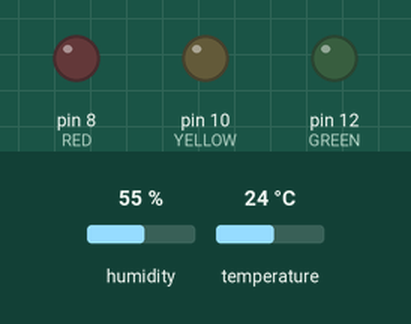
This sketch was run on a simulated Arduino Uno, built with avr-gcc and run on an emulated ATmega328P. Parts: output pins drawn as LEDs (lit = HIGH). Wiring (inferred from the names in the program): DHT11 sensor: data pin 2. The test bench sets the inputs (shaded band); at power-on: temperature 24 °C, humidity 55 %.

Above: at 3.7 s.
3.8 s: temperature set to 24.6 °C
7.2 s: temperature set to 25.8 °C
At 9.3 s:
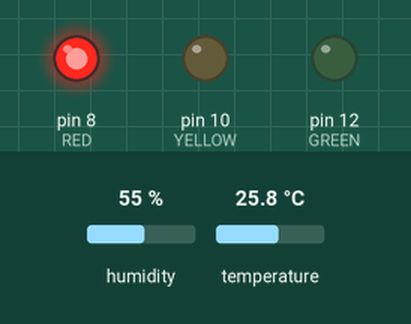
10.4 s: temperature set to 23 °C
At 11.3 s:
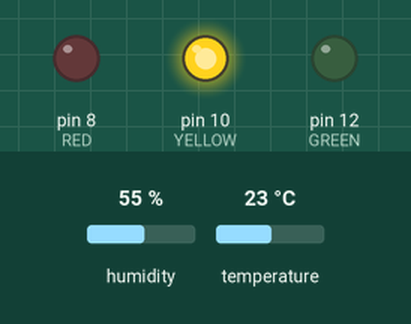
13.6 s: temperature set to 22.1 °C
At 16.4 s:
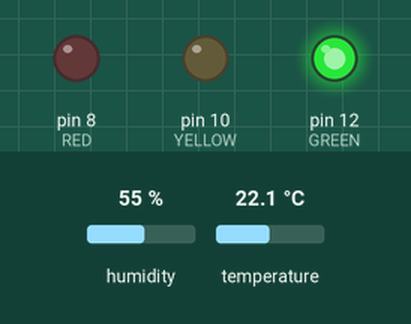
16.8 s: temperature set to 28 °C
At 18.4 s:
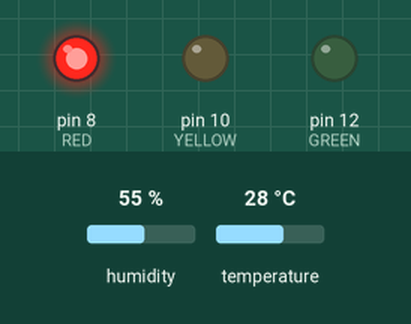
Timing chart, 0 to 19.9 s (numbered marks = the images above; inputs shaded):
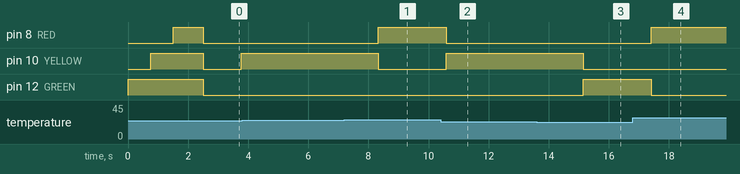

The sketch:

tlitdh.ino
```cpp
/*
 * The Library is Too Dang Hot
 * A project for #brocklibmakes
 *
 *
 * Originally developed by Tim Ribaric @elibtronic
 *
 * This build will create a tempurature indicator and turns an LED
 * - Green if temp in C is 22 or lower
 * - Yellow if temp is between 23
 *
 *
 *
 * for more Make fun check out:
 * http://make.library.brocku.ca
 *
 */


// These lines initialize the temp sensor
// be sure the two DHT.* files are in the same
// directory as your source code
// these drivers graciously cribbed from AdaFruit:
// https://github.com/adafruit/DHT-sensor-library

#include "DHT.h"
#define DHTPIN 2        //We'll attach sensor to digital pin 2
#define DHTTYPE DHT11   //The side of the sensor has the model number stamped on it
DHT dht(DHTPIN,DHTTYPE);
#define CHECK_DELAY 1000  //This is the amount of time we want in-between checks of the sensor

// These lines setup what digital pins we'll use for the different colour LEDS
// Experiment with making these different (or adding more even)
#define RED 8           //Red LED on digital pin 8
#define YELLOW 10       //Yellow LED on digital pin 10
#define GREEN 12        //Green LED on digital pin 12


//This function is only run once when the Arduino powers up
//it sets up the LEDS and does the 'cool boot-up animation'
void setup() {

  //When we use pins to power LEDs we set them to OUTPUTs
  pinMode(RED, OUTPUT);
  pinMode(YELLOW, OUTPUT);
  pinMode(GREEN, OUTPUT);

  //'Cool boot-up animation'
  cycle_lights();

  //Start the temp sensor
  dht.begin();

}

//This is only run once when the Arduino boots up
//try exerimenting with different combinations to get an
//even 'cooler' boot-up animation
void cycle_lights(){

  digitalWrite(GREEN, HIGH);
  delay(750);
  digitalWrite(YELLOW, HIGH);
  delay(750);
  digitalWrite(RED, HIGH);
  delay(1000);
  digitalWrite(RED, LOW);
  digitalWrite(YELLOW, LOW);
  digitalWrite(GREEN, LOW);


}


void loop() {

  delay(CHECK_DELAY);
  float t = dht.readTemperature();

  if (t >= 25){ //Really hot, turns red
    digitalWrite(RED,HIGH);
    digitalWrite(YELLOW, LOW);
    digitalWrite(GREEN, LOW);
  }
  if (t <= 24 && t >= 23){ //Medium hot, just a tad uncomfortable so proceed with caution
    digitalWrite(YELLOW,HIGH);
    digitalWrite(RED, LOW);
    digitalWrite(GREEN, LOW);
  }
  if (t <= 22){ //Cool as a cucumber, so green like one too
    digitalWrite(GREEN,HIGH);
    digitalWrite(RED, LOW);
    digitalWrite(YELLOW, LOW);
  }


}
```

DHT.cpp
```cpp
// (licence header left out)
#include "DHT.h"

#define MIN_INTERVAL 2000

DHT::DHT(uint8_t pin, uint8_t type, uint8_t count) {
  _pin = pin;
  _type = type;
  #ifdef __AVR
    _bit = digitalPinToBitMask(pin);
    _port = digitalPinToPort(pin);
  #endif
  _maxcycles = microsecondsToClockCycles(1000);  // 1 millisecond timeout for
                                                 // reading pulses from DHT sensor.
  // Note that count is now ignored as the DHT reading algorithm adjusts itself
  // basd on the speed of the processor.
}

void DHT::begin(void) {
  // set up the pins!
  pinMode(_pin, INPUT_PULLUP);
  // Using this value makes sure that millis() - lastreadtime will be
  // >= MIN_INTERVAL right away. Note that this assignment wraps around,
  // but so will the subtraction.
  _lastreadtime = -MIN_INTERVAL;
  DEBUG_PRINT("Max clock cycles: "); DEBUG_PRINTLN(_maxcycles, DEC);
}

//boolean S == Scale.  True == Fahrenheit; False == Celcius
float DHT::readTemperature(bool S, bool force) {
  float f = NAN;

  if (read(force)) {
    switch (_type) {
    case DHT11:
      f = data[2];
      if(S) {
        f = convertCtoF(f);
      }
      break;
    case DHT22:
    case DHT21:
      f = data[2] & 0x7F;
      f *= 256;
      f += data[3];
      f *= 0.1;
      if (data[2] & 0x80) {
        f *= -1;
      }
      if(S) {
        f = convertCtoF(f);
      }
      break;
    }
  }
  return f;
}

float DHT::convertCtoF(float c) {
  return c * 1.8 + 32;
}

float DHT::convertFtoC(float f) {
  return (f - 32) * 0.55555;
}

float DHT::readHumidity(bool force) {
  float f = NAN;
  if (read()) {
    switch (_type) {
    case DHT11:
      f = data[0];
      break;
    case DHT22:
    case DHT21:
      f = data[0];
      f *= 256;
      f += data[1];
      f *= 0.1;
      break;
    }
  }
  return f;
}

//boolean isFahrenheit: True == Fahrenheit; False == Celcius
float DHT::computeHeatIndex(float temperature, float percentHumidity, bool isFahrenheit) {
  // Using both Rothfusz and Steadman's equations
  // http://www.wpc.ncep.noaa.gov/html/heatindex_equation.shtml
  float hi;

  if (!isFahrenheit)
    temperature = convertCtoF(temperature);

  hi = 0.5 * (temperature + 61.0 + ((temperature - 68.0) * 1.2) + (percentHumidity * 0.094));

  if (hi > 79) {
    hi = -42.379 +
             2.04901523 * temperature +
            10.14333127 * percentHumidity +
            -0.22475541 * temperature*percentHumidity +
            -0.00683783 * pow(temperature, 2) +
            -0.05481717 * pow(percentHumidity, 2) +
             0.00122874 * pow(temperature, 2) * percentHumidity +
             0.00085282 * temperature*pow(percentHumidity, 2) +
            -0.00000199 * pow(temperature, 2) * pow(percentHumidity, 2);

    if((percentHumidity < 13) && (temperature >= 80.0) && (temperature <= 112.0))
      hi -= ((13.0 - percentHumidity) * 0.25) * sqrt((17.0 - abs(temperature - 95.0)) * 0.05882);

    else if((percentHumidity > 85.0) && (temperature >= 80.0) && (temperature <= 87.0))
      hi += ((percentHumidity - 85.0) * 0.1) * ((87.0 - temperature) * 0.2);
  }

  return isFahrenheit ? hi : convertFtoC(hi);
}

boolean DHT::read(bool force) {
  // Check if sensor was read less than two seconds ago and return early
  // to use last reading.
  uint32_t currenttime = millis();
  if (!force && ((currenttime - _lastreadtime) < 2000)) {
    return _lastresult; // return last correct measurement
  }
  _lastreadtime = currenttime;

  // Reset 40 bits of received data to zero.
  data[0] = data[1] = data[2] = data[3] = data[4] = 0;

  // Send start signal.  See DHT datasheet for full signal diagram:
  //   http://www.adafruit.com/datasheets/Digital%20humidity%20and%20temperature%20sensor%20AM2302.pdf

  // Go into high impedence state to let pull-up raise data line level and
  // start the reading process.
  digitalWrite(_pin, HIGH);
  delay(250);

  // First set data line low for 20 milliseconds.
  pinMode(_pin, OUTPUT);
  digitalWrite(_pin, LOW);
  delay(20);

  uint32_t cycles[80];
  {
    // Turn off interrupts temporarily because the next sections are timing critical
    // and we don't want any interruptions.
    InterruptLock lock;

    // End the start signal by setting data line high for 40 microseconds.
    digitalWrite(_pin, HIGH);
    delayMicroseconds(40);

    // Now start reading the data line to get the value from the DHT sensor.
    pinMode(_pin, INPUT_PULLUP);
    delayMicroseconds(10);  // Delay a bit to let sensor pull data line low.

    // First expect a low signal for ~80 microseconds followed by a high signal
    // for ~80 microseconds again.
    if (expectPulse(LOW) == 0) {
      DEBUG_PRINTLN(F("Timeout waiting for start signal low pulse."));
      _lastresult = false;
      return _lastresult;
    }
    if (expectPulse(HIGH) == 0) {
      DEBUG_PRINTLN(F("Timeout waiting for start signal high pulse."));
      _lastresult = false;
      return _lastresult;
    }

    // Now read the 40 bits sent by the sensor.  Each bit is sent as a 50
    // microsecond low pulse followed by a variable length high pulse.  If the
    // high pulse is ~28 microseconds then it's a 0 and if it's ~70 microseconds
    // then it's a 1.  We measure the cycle count of the initial 50us low pulse
    // and use that to compare to the cycle count of the high pulse to determine
    // if the bit is a 0 (high state cycle count < low state cycle count), or a
    // 1 (high state cycle count > low state cycle count). Note that for speed all
    // the pulses are read into a array and then examined in a later step.
    for (int i=0; i<80; i+=2) {
      cycles[i]   = expectPulse(LOW);
      cycles[i+1] = expectPulse(HIGH);
    }
  } // Timing critical code is now complete.

  // Inspect pulses and determine which ones are 0 (high state cycle count < low
  // state cycle count), or 1 (high state cycle count > low state cycle count).
  for (int i=0; i<40; ++i) {
    uint32_t lowCycles  = cycles[2*i];
    uint32_t highCycles = cycles[2*i+1];
    if ((lowCycles == 0) || (highCycles == 0)) {
      DEBUG_PRINTLN(F("Timeout waiting for pulse."));
      _lastresult = false;
      return _lastresult;
    }
    data[i/8] <<= 1;
    // Now compare the low and high cycle times to see if the bit is a 0 or 1.
    if (highCycles > lowCycles) {
      // High cycles are greater than 50us low cycle count, must be a 1.
      data[i/8] |= 1;
    }
    // Else high cycles are less than (or equal to, a weird case) the 50us low
    // cycle count so this must be a zero.  Nothing needs to be changed in the
    // stored data.
  }

  DEBUG_PRINTLN(F("Received:"));
  DEBUG_PRINT(data[0], HEX); DEBUG_PRINT(F(", "));
  DEBUG_PRINT(data[1], HEX); DEBUG_PRINT(F(", "));
  DEBUG_PRINT(data[2], HEX); DEBUG_PRINT(F(", "));
  DEBUG_PRINT(data[3], HEX); DEBUG_PRINT(F(", "));
  DEBUG_PRINT(data[4], HEX); DEBUG_PRINT(F(" =? "));
  DEBUG_PRINTLN((data[0] + data[1] + data[2] + data[3]) & 0xFF, HEX);

  // Check we read 40 bits and that the checksum matches.
  if (data[4] == ((data[0] + data[1] + data[2] + data[3]) & 0xFF)) {
    _lastresult = true;
    return _lastresult;
  }
  else {
    DEBUG_PRINTLN(F("Checksum failure!"));
    _lastresult = false;
    return _lastresult;
  }
}

// Expect the signal line to be at the specified level for a period of time and
// return a count of loop cycles spent at that level (this cycle count can be
// used to compare the relative time of two pulses).  If more than a millisecond
// ellapses without the level changing then the call fails with a 0 response.
// This is adapted from Arduino's pulseInLong function (which is only available
// in the very latest IDE versions):
//   https://github.com/arduino/Arduino/blob/master/hardware/arduino/avr/cores/arduino/wiring_pulse.c
uint32_t DHT::expectPulse(bool level) {
  uint32_t count = 0;
  // On AVR platforms use direct GPIO port access as it's much faster and better
  // for catching pulses that are 10's of microseconds in length:
  #ifdef __AVR
    uint8_t portState = level ? _bit : 0;
    while ((*portInputRegister(_port) & _bit) == portState) {
      if (count++ >= _maxcycles) {
        return 0; // Exceeded timeout, fail.
      }
    }
  // Otherwise fall back to using digitalRead (this seems to be necessary on ESP8266
  // right now, perhaps bugs in direct port access functions?).
  #else
    while (digitalRead(_pin) == level) {
      if (count++ >= _maxcycles) {
        return 0; // Exceeded timeout, fail.
      }
    }
  #endif

  return count;
}
```

DHT.h
```cpp
// (licence header left out)
#ifndef DHT_H
#define DHT_H

#if ARDUINO >= 100
 #include "Arduino.h"
#else
 #include "WProgram.h"
#endif


// Uncomment to enable printing out nice debug messages.
//#define DHT_DEBUG

// Define where debug output will be printed.
#define DEBUG_PRINTER Serial

// Setup debug printing macros.
#ifdef DHT_DEBUG
  #define DEBUG_PRINT(...) { DEBUG_PRINTER.print(__VA_ARGS__); }
  #define DEBUG_PRINTLN(...) { DEBUG_PRINTER.println(__VA_ARGS__); }
#else
  #define DEBUG_PRINT(...) {}
  #define DEBUG_PRINTLN(...) {}
#endif

// Define types of sensors.
#define DHT11 11
#define DHT22 22
#define DHT21 21
#define AM2301 21


class DHT {
  public:
   DHT(uint8_t pin, uint8_t type, uint8_t count=6);
   void begin(void);
   float readTemperature(bool S=false, bool force=false);
   float convertCtoF(float);
   float convertFtoC(float);
   float computeHeatIndex(float temperature, float percentHumidity, bool isFahrenheit=true);
   float readHumidity(bool force=false);
   boolean read(bool force=false);

 private:
  uint8_t data[5];
  uint8_t _pin, _type;
  #ifdef __AVR
    // Use direct GPIO access on an 8-bit AVR so keep track of the port and bitmask
    // for the digital pin connected to the DHT.  Other platforms will use digitalRead.
    uint8_t _bit, _port;
  #endif
  uint32_t _lastreadtime, _maxcycles;
  bool _lastresult;

  uint32_t expectPulse(bool level);

};

class InterruptLock {
  public:
   InterruptLock() {
    noInterrupts();
   }
   ~InterruptLock() {
    interrupts();
   }

};

#endif
```

Measured:
- the behaviour switches between 24.9 and 25 °C on temperature (found by bisection; images 0 and 1)
- the behaviour switches between 23 and 22.9 °C on temperature (found by bisection; images 2 and 3)
- after the input at 3.8 s, every drawn part: stays the same
- after the input at 7.2 s, pin 8 (RED): LOW → HIGH after 1.1 s; pin 10 (YELLOW): HIGH → LOW after 1.1 s
- after the input at 10.4 s, pin 8 (RED): HIGH → LOW after 0.20 s; pin 10 (YELLOW): LOW → HIGH after 0.20 s
- after the input at 13.6 s, pin 10 (YELLOW): HIGH → LOW after 1.5 s; pin 12 (GREEN): LOW → HIGH after 1.5 s
- after the input at 16.8 s, pin 8 (RED): LOW → HIGH after 0.62 s; pin 12 (GREEN): HIGH → LOW after 0.62 s
